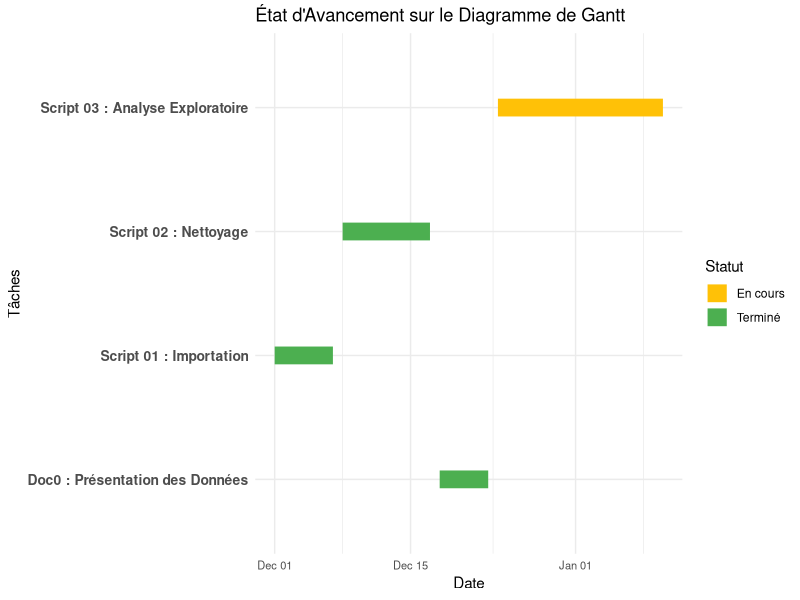

This figure's R source:
## ---- chunk 1
library(tidyverse)
library(ggplot2)

# Données du diagramme de Gantt mises à jour
gantt_data <- data.frame(
  Tache = c("Script 01 : Importation", "Script 02 : Nettoyage", "Doc0 : Présentation des Données", 
            "Script 03 : Analyse Exploratoire"),
  Debut = as.Date(c("2024-12-01", "2024-12-08", "2024-12-18", "2024-12-24")),
  Fin = as.Date(c("2024-12-07", "2024-12-17", "2024-12-23", "2025-01-10")),
  Statut = c("Terminé", "Terminé", "Terminé", "En cours")
)

# Diagramme de Gantt
gantt_data %>%
  ggplot(aes(x = Debut, xend = Fin, y = Tache, yend = Tache, color = Statut)) +
  geom_segment(size = 6) +
  scale_color_manual(values = c("Terminé" = "#4CAF50", "En cours" = "#FFC107")) +
  labs(title = "État d'Avancement sur le Diagramme de Gantt",
       x = "Date", y = "Tâches", color = "Statut") +
  theme_minimal() +
  theme(axis.text.y = element_text(size = 10, face = "bold"),
        axis.text.x = element_text(size = 8))

